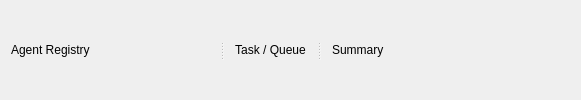
<?xml version="1.0" encoding="UTF-8"?>
<ui version="4.0">
 <class>AgentTasksWorkspace</class>
 <widget class="QWidget" name="AgentTasksWorkspace">
  <layout class="QHBoxLayout" name="mainLayout">
   <property name="leftMargin"><number>0</number></property>
   <property name="topMargin"><number>0</number></property>
   <property name="rightMargin"><number>0</number></property>
   <property name="bottomMargin"><number>0</number></property>
   <property name="spacing"><number>4</number></property>
   <item>
    <widget class="QSplitter" name="mainSplitter">
     <property name="orientation"><enum>Qt::Orientation::Horizontal</enum></property>
     <widget class="QWidget" name="registryPlaceholder">
      <property name="minimumSize">
       <size><width>220</width><height>0</height></size>
      </property>
      <property name="maximumSize">
       <size><width>300</width><height>16777215</height></size>
      </property>
      <layout class="QVBoxLayout" name="registryLayout">
       <item>
        <widget class="QLabel" name="registryLabel">
         <property name="text"><string>Agent Registry</string></property>
        </widget>
       </item>
      </layout>
     </widget>
     <widget class="QWidget" name="taskQueuePlaceholder">
      <layout class="QVBoxLayout" name="taskQueueLayout">
       <item>
        <widget class="QLabel" name="taskQueueLabel">
         <property name="text"><string>Task / Queue</string></property>
         <property name="alignment"><set>Qt::AlignmentFlag::AlignCenter</set></property>
        </widget>
       </item>
      </layout>
     </widget>
     <widget class="QWidget" name="summaryPlaceholder">
      <property name="minimumSize">
       <size><width>260</width><height>0</height></size>
      </property>
      <property name="maximumSize">
       <size><width>360</width><height>16777215</height></size>
      </property>
      <layout class="QVBoxLayout" name="summaryLayout">
       <item>
        <widget class="QLabel" name="summaryLabel">
         <property name="text"><string>Summary</string></property>
        </widget>
       </item>
      </layout>
     </widget>
    </widget>
   </item>
  </layout>
 </widget>
 <layoutdefault spacing="6" margin="11"/>
 <resources/>
 <connections/>
</ui>
